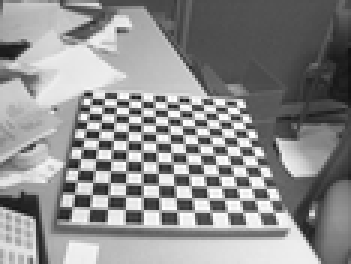
#> input picture fcv-lab/assets/calib_example/Image1.tif, 117 x 88 px, shrunk from 640 x 480 before the run, given in place of image1.png, which was not available (shown 3 times larger)
$ python q1.py
#> lines starting #> are read from the running program, lines starting #| are printed output that depends on the picture; pictures that were not available may be replaced by others from this repository, and a replacement may not be noted
# Implement the nearest neighbour matching algorithm for feature descriptors. You may use any of the
# descriptor implemented earlier. Given two sets of descriptors, calculate the pairwise distances and find
# the best match for each descriptor.

import cv2
import numpy as np

def compute_pairwise_distances(set1, set2):
    return np.linalg.norm(set1[:, np.newaxis] - set2[np.newaxis, :], axis=2)

def nearest_neighbors(set1, set2, k=1):
    distances = compute_pairwise_distances(set1, set2)
    nearest_indices = np.argsort(distances, axis=1)[:, :k]
    nearest_distances = np.take_along_axis(distances, nearest_indices, axis=1)
    return nearest_indices, nearest_distances

img1 = cv2.imread('../assets/common/image1.png', 0)
#> img1 is the input picture: shape (88, 117); min 17, max 255, mean 142.8
img2 = cv2.imread('../assets/common/image2.png', 0)
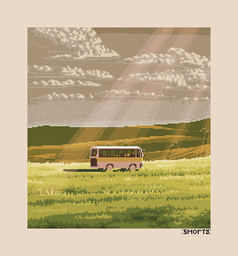
#> input picture fcv-lab/assets/common/image2.png, 238 x 256 px, shrunk from 1300 x 1400 before the run
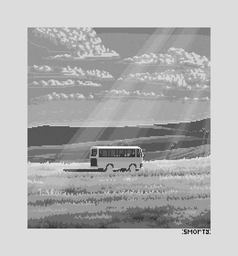
#> img2: shape (256, 238); min 10, max 255, mean 178.4

sift = cv2.SIFT_create()
kp1, des1 = sift.detectAndCompute(img1, None)
#> kp1 = 236 keypoints; strongest (x, y, size): (27, 44, 2), (36, 37, 1.9), (35, 48, 2.3), (27, 67, 3)
kp2, des2 = sift.detectAndCompute(img2, None)
#> kp2 = 386 keypoints; strongest (x, y, size): (136, 147, 2), (94, 162, 4.5), (123, 170, 2.9), (141, 165, 2.2)

if des1 is not None and des2 is not None:
    matches_indices, matches_distances = nearest_neighbors(des1, des2, k=1)
#> in compute_pairwise_distances, `return np.linalg.norm(set1[:, np.newaxis] - set2[np.newaxis, :], axis=2)`:
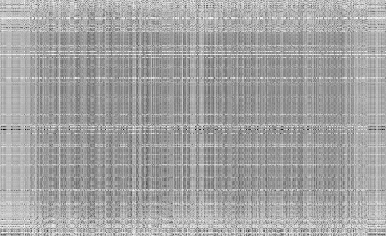
#> returned value: shape (236, 386) float32; min 136.3, max 690, mean 490.8; drawn with min black and max white
#> in nearest_neighbors, `distances = compute_pairwise_distances(set1, set2)`:
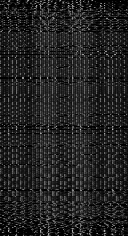
#> set1: shape (236, 128) float32; min 0, max 199, mean 34.7
#> in nearest_neighbors, `nearest_indices = np.argsort(distances, axis=1)[:, :k]`: nearest_indices = 236 values, max 385 at index 3, min 2 at index 219, mean 157
#> in nearest_neighbors, `nearest_distances = np.take_along_axis(distances, nearest_indices, axi..`: nearest_distances = 236 values, max 419.5 at index 233, min 136.3 at index 129, mean 363.1
#> matches_indices has the same summary as nearest_indices in nearest_neighbors; matches_distances has the same summary as nearest_distances in nearest_neighbors
    for i, (match_idx, distance) in enumerate(zip(matches_indices, matches_distances)):
        print(f"Descriptor {i} matches descriptor {match_idx[0]} with distance {distance[0]:.2f}")
#> this loop made 236 passes
#> (match_idx, distance) on passes 1 to 3: ([75], [339]), ([86], [363.8]), ([175], [390.6])
#| Descriptor 0 matches descriptor 75 with distance 339.01
#| Descriptor 1 matches descriptor 86 with distance 363.76
#| Descriptor 2 matches descriptor 175 with distance 390.57
#| Descriptor 3 matches descriptor 385 with distance 380.68
#| Descriptor 4 matches descriptor 36 with distance 374.35
#| Descriptor 5 matches descriptor 207 with distance 301.87
#| Descriptor 6 matches descriptor 90 with distance 383.32
#| Descriptor 7 matches descriptor 185 with distance 372.53
#> (further printed lines are left out)

    matched_img = cv2.drawMatches(img1, kp1, img2, kp2,
                                    [cv2.DMatch(i, match_idx[0], distance[0]) for i, match_idx, distance in zip(range(len(matches_indices)), matches_indices, matches_distances)],
                                    None,
                                    flags=cv2.DrawMatchesFlags_NOT_DRAW_SINGLE_POINTS)
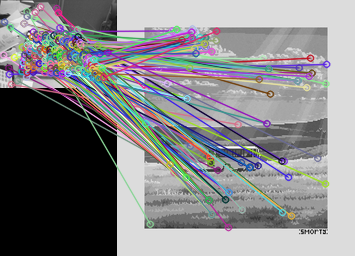
#> matched_img: shape (256, 355, 3); mean of channels 0, 1, 2 133.3, 130.8, 131.3; drawn as B, G, R

    cv2.imshow('Matched Keypoints', matched_img)
    cv2.waitKey(0)
    cv2.destroyAllWindows()
